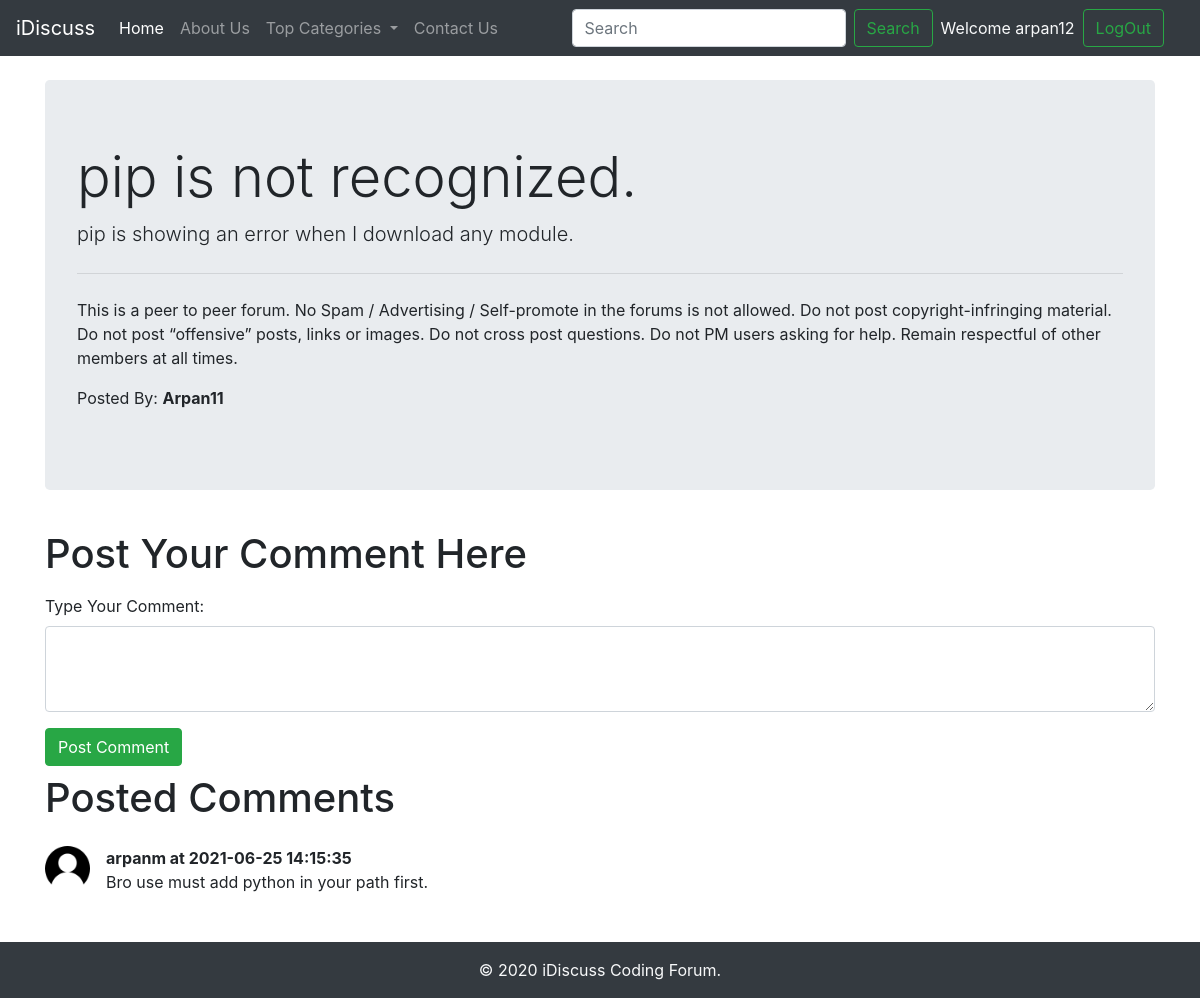
The app's page /thread.php?threadid=9 (signed in) with its own data.
### tables this page shows
CREATE TABLE `threads` (
  `thread_id` int(7) NOT NULL,
  `thread_title` varchar(255) NOT NULL,
  `thread_desc` text NOT NULL,
  `thread_cat_id` int(7) NOT NULL,
  `thread_user_id` int(7) NOT NULL,
  `timestamp` datetime NOT NULL DEFAULT current_timestamp()
);

CREATE TABLE `users` (
  `sno` int(8) NOT NULL,
  `user_email` varchar(30) NOT NULL,
  `user_pass` varchar(255) NOT NULL,
  `timestamp` datetime NOT NULL DEFAULT current_timestamp()
);

CREATE TABLE `comments` (
  `comment_id` int(8) NOT NULL,
  `comment_content` text NOT NULL,
  `thread_id` int(8) NOT NULL,
  `comment_by` int(8) NOT NULL,
  `comment_time` datetime NOT NULL DEFAULT current_timestamp()
);

### thread.php (the view, shortened to what this page needs)
<!doctype html>
<html lang="en">
<head>
    <link rel="stylesheet" href="https://stackpath.bootstrapcdn.com/bootstrap/4.5.0/css/bootstrap.min.css"
>
</head>
<body>
    <?php include 'partials/_dbconnect.php'; ?>
    <?php include 'partials/_header.php'; ?>
    <?php
    $id=$_GET['threadid'];
    $sql = "SELECT * FROM `threads` WHERE thread_id=$id";
    $result=mysqli_query($conn, $sql);
    while($row=mysqli_fetch_assoc($result)){
        $title=$row['thread_title'];
        $desc=$row['thread_desc'];
        $thread_user_id=$row['thread_user_id'];
        $sql2="SELECT user_email FROM `users` WHERE sno='$thread_user_id'";
        $result2=mysqli_query($conn, $sql2);
        $row2=mysqli_fetch_assoc($result2);
        $posted_by=$row2['user_email'];
    }
    ?>
    <div class="container my-4">
        <div class="jumbotron">
            <h1 class="display-4"><?php echo $title; ?></h1>
            <p class="lead"><?php echo $desc; ?></p>
            <hr class="my-4">
            <p>This is a peer to peer forum. No Spam / Advertising / Self-promote
                in the forums is not allowed. Do not post copyright-infringing material. Do not post “offensive” posts,
                links or images. Do not cross post questions. Do not PM users asking for help. Remain respectful of
                other
                members at all times.</p>
            <p>Posted By: <b><?php echo $posted_by; ?></b></p>
        </div>
    </div>
    <?php
    if(isset($_SESSION['loggedin']) && $_SESSION['loggedin']==true){
        echo '<div class="container">
        <h1 class="py-2">Post Your Comment Here</h1>
        <form action="' . $_SERVER["REQUEST_URI"] . '" method="post">
            <div class="form-group">
                <label for="desc">Type Your Comment:</label>
                <textarea class="form-control" name="comment" id="comment" rows="3"></textarea>
                <input type="hidden" name="sno" value="' . $_SESSION["sno"] . '">
            </div>
            <button type="submit" class="btn btn-success">Post Comment</button>
        </form>
    </div>';
    }
    ?>
    <div class="container mb-5">
        <h1 class="py-2">Posted Comments</h1>
        <?php
        $id=$_GET['threadid'];
        $sql = "SELECT * FROM `comments` WHERE thread_id=$id";
        $result=mysqli_query($conn, $sql);
        while($row=mysqli_fetch_assoc($result)){
            $content=$row['comment_content'];
            $comment_time=$row['comment_time'];
            $comment_by=$row['comment_by'];
            $sql2="SELECT user_email FROM `users` WHERE sno='$comment_by'";
            $result2=mysqli_query($conn, $sql2);
            $row2=mysqli_fetch_assoc($result2);
        echo '<div class="media my-3">
            <img src="img/user.png" width="45px" class="mr-3" alt="...">
            <div class="media-body">
            <p class="font-weight-bold my-0">' . $row2['user_email'] . ' at ' . $comment_time . '</p>
                ' . $content . '
            </div>
        </div>';
        }
        ?>
    </div>
    <?php include 'partials/_footer.php'; ?>
</body>
</html>

### records on screen
threads: thread_title "pip is not recognized.", thread_desc "pip is showing an error when I download any module."
users: user_email "Arpan11"
comments: users.user_email "arpanm", comment_time "2021-06-25 14:15:35", comment_content "Bro use must add python in your path first."

### other values on screen
$_SESSION['useremail'] "arpan12"
